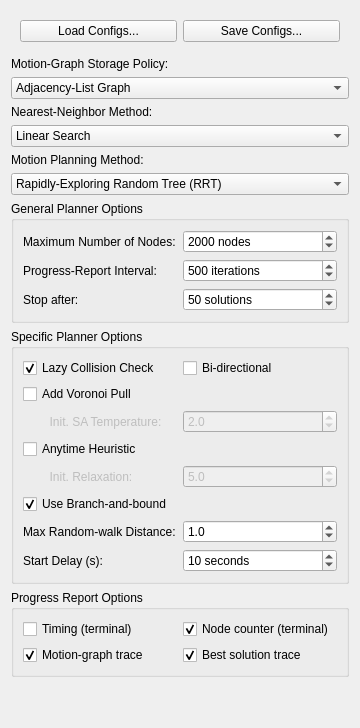
<?xml version="1.0" encoding="UTF-8"?>
<ui version="4.0">
 <class>PlannerAlgConfig</class>
 <widget class="QWidget" name="PlannerAlgConfig">
  <property name="geometry">
   <rect>
    <x>0</x>
    <y>0</y>
    <width>360</width>
    <height>728</height>
   </rect>
  </property>
  <property name="windowTitle">
   <string>Planning Algorithm Configuration</string>
  </property>
  <layout class="QVBoxLayout" name="verticalLayout">
   <item>
    <widget class="QWidget" name="widget_2" native="true">
     <layout class="QGridLayout" name="gridLayout_4">
      <item row="0" column="0">
       <widget class="QPushButton" name="load_button">
        <property name="text">
         <string>Load Configs...</string>
        </property>
       </widget>
      </item>
      <item row="0" column="1">
       <widget class="QPushButton" name="save_button">
        <property name="text">
         <string>Save Configs...</string>
        </property>
       </widget>
      </item>
     </layout>
    </widget>
   </item>
   <item>
    <widget class="QLabel" name="label_7">
     <property name="text">
      <string>Motion-Graph Storage Policy:</string>
     </property>
    </widget>
   </item>
   <item>
    <widget class="QComboBox" name="graph_storage_selection">
     <item>
      <property name="text">
       <string>Adjacency-List Graph</string>
      </property>
     </item>
     <item>
      <property name="text">
       <string>Adjacency-List / DVP-Tree Overlay</string>
      </property>
     </item>
    </widget>
   </item>
   <item>
    <widget class="QLabel" name="label_8">
     <property name="text">
      <string>Nearest-Neighbor Method:</string>
     </property>
    </widget>
   </item>
   <item>
    <widget class="QComboBox" name="KNN_method_selection">
     <item>
      <property name="text">
       <string>Linear Search</string>
      </property>
     </item>
     <item>
      <property name="text">
       <string>Binary Breadth-first DVP-Tree</string>
      </property>
     </item>
     <item>
      <property name="text">
       <string>Quaternary Breadth-first DVP-Tree</string>
      </property>
     </item>
     <item>
      <property name="text">
       <string>Binary Cache-Oblivious DVP-tree</string>
      </property>
     </item>
     <item>
      <property name="text">
       <string>Quaternary Cache-Oblivious DVP-tree</string>
      </property>
     </item>
    </widget>
   </item>
   <item>
    <widget class="QLabel" name="label_5">
     <property name="text">
      <string>Motion Planning Method:</string>
     </property>
    </widget>
   </item>
   <item>
    <widget class="QComboBox" name="planning_algo_selection">
     <item>
      <property name="text">
       <string>Rapidly-Exploring Random Tree (RRT)</string>
      </property>
     </item>
     <item>
      <property name="text">
       <string>Rapidly-Exploring Random Tree Star (RRT*)</string>
      </property>
     </item>
     <item>
      <property name="text">
       <string>Probabilistic Road-Map (PRM)</string>
      </property>
     </item>
     <item>
      <property name="text">
       <string>Sampling-based A* (SBA*)</string>
      </property>
     </item>
     <item>
      <property name="text">
       <string>Flexible Anytime-Dynamic PRM (FADPRM)</string>
      </property>
     </item>
    </widget>
   </item>
   <item>
    <widget class="QGroupBox" name="general_option_group">
     <property name="title">
      <string>General Planner Options</string>
     </property>
     <layout class="QGridLayout" name="gridLayout">
      <item row="0" column="0">
       <widget class="QLabel" name="label_9">
        <property name="text">
         <string>Maximum Number of Nodes:</string>
        </property>
       </widget>
      </item>
      <item row="2" column="0">
       <widget class="QLabel" name="label_10">
        <property name="text">
         <string>Progress-Report Interval:</string>
        </property>
       </widget>
      </item>
      <item row="4" column="0">
       <widget class="QLabel" name="label_11">
        <property name="text">
         <string>Stop after:</string>
        </property>
       </widget>
      </item>
      <item row="0" column="1">
       <widget class="QSpinBox" name="maxvertices_spinbox">
        <property name="suffix">
         <string> nodes</string>
        </property>
        <property name="minimum">
         <number>100</number>
        </property>
        <property name="maximum">
         <number>20000</number>
        </property>
        <property name="singleStep">
         <number>100</number>
        </property>
        <property name="value">
         <number>2000</number>
        </property>
       </widget>
      </item>
      <item row="2" column="1">
       <widget class="QSpinBox" name="progress_interval_spinbox">
        <property name="suffix">
         <string> iterations</string>
        </property>
        <property name="minimum">
         <number>100</number>
        </property>
        <property name="maximum">
         <number>10000</number>
        </property>
        <property name="singleStep">
         <number>100</number>
        </property>
        <property name="value">
         <number>500</number>
        </property>
       </widget>
      </item>
      <item row="4" column="1">
       <widget class="QSpinBox" name="maxsolutions_spinbox">
        <property name="suffix">
         <string> solutions</string>
        </property>
        <property name="minimum">
         <number>1</number>
        </property>
        <property name="maximum">
         <number>200</number>
        </property>
        <property name="singleStep">
         <number>5</number>
        </property>
        <property name="value">
         <number>50</number>
        </property>
       </widget>
      </item>
     </layout>
    </widget>
   </item>
   <item>
    <widget class="QGroupBox" name="groupBox_2">
     <property name="title">
      <string>Specific Planner Options</string>
     </property>
     <layout class="QGridLayout" name="gridLayout_2">
      <item row="0" column="0">
       <widget class="QCheckBox" name="check_lazy_collision">
        <property name="text">
         <string>Lazy Collision Check</string>
        </property>
        <property name="checked">
         <bool>true</bool>
        </property>
       </widget>
      </item>
      <item row="4" column="0">
       <widget class="QLabel" name="label_relaxation">
        <property name="enabled">
         <bool>false</bool>
        </property>
        <property name="text">
         <string>        Init. Relaxation:</string>
        </property>
       </widget>
      </item>
      <item row="3" column="0">
       <widget class="QCheckBox" name="check_anytime_heuristic">
        <property name="text">
         <string>Anytime Heuristic</string>
        </property>
       </widget>
      </item>
      <item row="2" column="1">
       <widget class="QDoubleSpinBox" name="init_sa_temp_spinbox">
        <property name="enabled">
         <bool>false</bool>
        </property>
        <property name="decimals">
         <number>1</number>
        </property>
        <property name="singleStep">
         <double>0.100000000000000</double>
        </property>
        <property name="value">
         <double>2.000000000000000</double>
        </property>
       </widget>
      </item>
      <item row="7" column="0">
       <widget class="QLabel" name="label_start_delay">
        <property name="text">
         <string>Start Delay (s):</string>
        </property>
       </widget>
      </item>
      <item row="2" column="0">
       <widget class="QLabel" name="label_sa_temp">
        <property name="enabled">
         <bool>false</bool>
        </property>
        <property name="text">
         <string>        Init. SA Temperature:</string>
        </property>
       </widget>
      </item>
      <item row="1" column="0">
       <widget class="QCheckBox" name="check_voronoi_pull">
        <property name="text">
         <string>Add Voronoi Pull</string>
        </property>
       </widget>
      </item>
      <item row="0" column="1">
       <widget class="QCheckBox" name="check_bidir">
        <property name="text">
         <string>Bi-directional</string>
        </property>
       </widget>
      </item>
      <item row="5" column="0">
       <widget class="QCheckBox" name="check_bnb">
        <property name="text">
         <string>Use Branch-and-bound</string>
        </property>
        <property name="checked">
         <bool>true</bool>
        </property>
       </widget>
      </item>
      <item row="4" column="1">
       <widget class="QDoubleSpinBox" name="init_relax_spinbox">
        <property name="enabled">
         <bool>false</bool>
        </property>
        <property name="decimals">
         <number>1</number>
        </property>
        <property name="singleStep">
         <double>0.100000000000000</double>
        </property>
        <property name="value">
         <double>5.000000000000000</double>
        </property>
       </widget>
      </item>
      <item row="7" column="1">
       <widget class="QDoubleSpinBox" name="start_delay_spinbox">
        <property name="suffix">
         <string> seconds</string>
        </property>
        <property name="decimals">
         <number>0</number>
        </property>
        <property name="maximum">
         <double>200.000000000000000</double>
        </property>
        <property name="value">
         <double>10.000000000000000</double>
        </property>
       </widget>
      </item>
      <item row="6" column="0">
       <widget class="QLabel" name="max_expansion_label">
        <property name="text">
         <string>Max Random-walk Distance:</string>
        </property>
       </widget>
      </item>
      <item row="6" column="1">
       <widget class="QDoubleSpinBox" name="max_expansion_spinbox">
        <property name="decimals">
         <number>1</number>
        </property>
        <property name="singleStep">
         <double>0.100000000000000</double>
        </property>
        <property name="value">
         <double>1.000000000000000</double>
        </property>
       </widget>
      </item>
     </layout>
    </widget>
   </item>
   <item>
    <widget class="QGroupBox" name="groupBox">
     <property name="title">
      <string>Progress Report Options</string>
     </property>
     <layout class="QVBoxLayout" name="verticalLayout_2">
      <item>
       <widget class="QWidget" name="widget" native="true">
        <layout class="QGridLayout" name="gridLayout_3">
         <property name="margin">
          <number>0</number>
         </property>
         <item row="0" column="0">
          <widget class="QCheckBox" name="check_print_timing">
           <property name="enabled">
            <bool>true</bool>
           </property>
           <property name="text">
            <string>Timing (terminal)</string>
           </property>
          </widget>
         </item>
         <item row="0" column="1">
          <widget class="QCheckBox" name="check_print_counter">
           <property name="enabled">
            <bool>true</bool>
           </property>
           <property name="text">
            <string>Node counter (terminal)</string>
           </property>
           <property name="checked">
            <bool>true</bool>
           </property>
          </widget>
         </item>
         <item row="1" column="0">
          <widget class="QCheckBox" name="check_print_graph">
           <property name="text">
            <string>Motion-graph trace</string>
           </property>
           <property name="checked">
            <bool>true</bool>
           </property>
          </widget>
         </item>
         <item row="1" column="1">
          <widget class="QCheckBox" name="check_print_best">
           <property name="text">
            <string>Best solution trace</string>
           </property>
           <property name="checked">
            <bool>true</bool>
           </property>
          </widget>
         </item>
        </layout>
       </widget>
      </item>
     </layout>
    </widget>
   </item>
   <item>
    <spacer name="verticalSpacer_2">
     <property name="orientation">
      <enum>Qt::Vertical</enum>
     </property>
     <property name="sizeHint" stdset="0">
      <size>
       <width>20</width>
       <height>203</height>
      </size>
     </property>
    </spacer>
   </item>
  </layout>
  <action name="actionUpdateAvailOptions">
   <property name="text">
    <string>UpdateAvailOptions</string>
   </property>
  </action>
  <action name="actionValuesChanged">
   <property name="text">
    <string>ValuesChanged</string>
   </property>
  </action>
 </widget>
 <resources/>
 <connections>
  <connection>
   <sender>check_voronoi_pull</sender>
   <signal>toggled(bool)</signal>
   <receiver>init_sa_temp_spinbox</receiver>
   <slot>setEnabled(bool)</slot>
   <hints>
    <hint type="sourcelabel">
     <x>94</x>
     <y>328</y>
    </hint>
    <hint type="destinationlabel">
     <x>265</x>
     <y>354</y>
    </hint>
   </hints>
  </connection>
  <connection>
   <sender>check_voronoi_pull</sender>
   <signal>toggled(bool)</signal>
   <receiver>label_sa_temp</receiver>
   <slot>setEnabled(bool)</slot>
   <hints>
    <hint type="sourcelabel">
     <x>94</x>
     <y>328</y>
    </hint>
    <hint type="destinationlabel">
     <x>94</x>
     <y>354</y>
    </hint>
   </hints>
  </connection>
  <connection>
   <sender>check_anytime_heuristic</sender>
   <signal>toggled(bool)</signal>
   <receiver>label_relaxation</receiver>
   <slot>setEnabled(bool)</slot>
   <hints>
    <hint type="sourcelabel">
     <x>94</x>
     <y>380</y>
    </hint>
    <hint type="destinationlabel">
     <x>94</x>
     <y>406</y>
    </hint>
   </hints>
  </connection>
  <connection>
   <sender>check_anytime_heuristic</sender>
   <signal>toggled(bool)</signal>
   <receiver>init_relax_spinbox</receiver>
   <slot>setEnabled(bool)</slot>
   <hints>
    <hint type="sourcelabel">
     <x>94</x>
     <y>380</y>
    </hint>
    <hint type="destinationlabel">
     <x>265</x>
     <y>406</y>
    </hint>
   </hints>
  </connection>
  <connection>
   <sender>graph_storage_selection</sender>
   <signal>currentIndexChanged(int)</signal>
   <receiver>actionValuesChanged</receiver>
   <slot>trigger()</slot>
   <hints>
    <hint type="sourcelabel">
     <x>179</x>
     <y>70</y>
    </hint>
    <hint type="destinationlabel">
     <x>-1</x>
     <y>-1</y>
    </hint>
   </hints>
  </connection>
  <connection>
   <sender>KNN_method_selection</sender>
   <signal>currentIndexChanged(int)</signal>
   <receiver>actionValuesChanged</receiver>
   <slot>trigger()</slot>
   <hints>
    <hint type="sourcelabel">
     <x>179</x>
     <y>117</y>
    </hint>
    <hint type="destinationlabel">
     <x>-1</x>
     <y>-1</y>
    </hint>
   </hints>
  </connection>
  <connection>
   <sender>check_anytime_heuristic</sender>
   <signal>toggled(bool)</signal>
   <receiver>actionValuesChanged</receiver>
   <slot>trigger()</slot>
   <hints>
    <hint type="sourcelabel">
     <x>94</x>
     <y>416</y>
    </hint>
    <hint type="destinationlabel">
     <x>-1</x>
     <y>-1</y>
    </hint>
   </hints>
  </connection>
  <connection>
   <sender>check_bidir</sender>
   <signal>toggled(bool)</signal>
   <receiver>actionValuesChanged</receiver>
   <slot>trigger()</slot>
   <hints>
    <hint type="sourcelabel">
     <x>265</x>
     <y>339</y>
    </hint>
    <hint type="destinationlabel">
     <x>-1</x>
     <y>-1</y>
    </hint>
   </hints>
  </connection>
  <connection>
   <sender>check_bnb</sender>
   <signal>toggled(bool)</signal>
   <receiver>actionValuesChanged</receiver>
   <slot>trigger()</slot>
   <hints>
    <hint type="sourcelabel">
     <x>94</x>
     <y>468</y>
    </hint>
    <hint type="destinationlabel">
     <x>-1</x>
     <y>-1</y>
    </hint>
   </hints>
  </connection>
  <connection>
   <sender>check_lazy_collision</sender>
   <signal>toggled(bool)</signal>
   <receiver>actionValuesChanged</receiver>
   <slot>trigger()</slot>
   <hints>
    <hint type="sourcelabel">
     <x>94</x>
     <y>339</y>
    </hint>
    <hint type="destinationlabel">
     <x>-1</x>
     <y>-1</y>
    </hint>
   </hints>
  </connection>
  <connection>
   <sender>check_print_best</sender>
   <signal>toggled(bool)</signal>
   <receiver>actionValuesChanged</receiver>
   <slot>trigger()</slot>
   <hints>
    <hint type="sourcelabel">
     <x>265</x>
     <y>609</y>
    </hint>
    <hint type="destinationlabel">
     <x>-1</x>
     <y>-1</y>
    </hint>
   </hints>
  </connection>
  <connection>
   <sender>check_print_counter</sender>
   <signal>toggled(bool)</signal>
   <receiver>actionValuesChanged</receiver>
   <slot>trigger()</slot>
   <hints>
    <hint type="sourcelabel">
     <x>265</x>
     <y>584</y>
    </hint>
    <hint type="destinationlabel">
     <x>-1</x>
     <y>-1</y>
    </hint>
   </hints>
  </connection>
  <connection>
   <sender>check_print_graph</sender>
   <signal>toggled(bool)</signal>
   <receiver>actionValuesChanged</receiver>
   <slot>trigger()</slot>
   <hints>
    <hint type="sourcelabel">
     <x>94</x>
     <y>609</y>
    </hint>
    <hint type="destinationlabel">
     <x>-1</x>
     <y>-1</y>
    </hint>
   </hints>
  </connection>
  <connection>
   <sender>check_print_timing</sender>
   <signal>toggled(bool)</signal>
   <receiver>actionValuesChanged</receiver>
   <slot>trigger()</slot>
   <hints>
    <hint type="sourcelabel">
     <x>94</x>
     <y>584</y>
    </hint>
    <hint type="destinationlabel">
     <x>-1</x>
     <y>-1</y>
    </hint>
   </hints>
  </connection>
  <connection>
   <sender>check_voronoi_pull</sender>
   <signal>toggled(bool)</signal>
   <receiver>actionValuesChanged</receiver>
   <slot>trigger()</slot>
   <hints>
    <hint type="sourcelabel">
     <x>94</x>
     <y>364</y>
    </hint>
    <hint type="destinationlabel">
     <x>-1</x>
     <y>-1</y>
    </hint>
   </hints>
  </connection>
  <connection>
   <sender>init_relax_spinbox</sender>
   <signal>valueChanged(double)</signal>
   <receiver>actionValuesChanged</receiver>
   <slot>trigger()</slot>
   <hints>
    <hint type="sourcelabel">
     <x>265</x>
     <y>442</y>
    </hint>
    <hint type="destinationlabel">
     <x>-1</x>
     <y>-1</y>
    </hint>
   </hints>
  </connection>
  <connection>
   <sender>init_sa_temp_spinbox</sender>
   <signal>valueChanged(double)</signal>
   <receiver>actionValuesChanged</receiver>
   <slot>trigger()</slot>
   <hints>
    <hint type="sourcelabel">
     <x>265</x>
     <y>390</y>
    </hint>
    <hint type="destinationlabel">
     <x>-1</x>
     <y>-1</y>
    </hint>
   </hints>
  </connection>
  <connection>
   <sender>max_expansion_spinbox</sender>
   <signal>valueChanged(double)</signal>
   <receiver>actionValuesChanged</receiver>
   <slot>trigger()</slot>
   <hints>
    <hint type="sourcelabel">
     <x>265</x>
     <y>494</y>
    </hint>
    <hint type="destinationlabel">
     <x>-1</x>
     <y>-1</y>
    </hint>
   </hints>
  </connection>
  <connection>
   <sender>maxsolutions_spinbox</sender>
   <signal>valueChanged(int)</signal>
   <receiver>actionValuesChanged</receiver>
   <slot>trigger()</slot>
   <hints>
    <hint type="sourcelabel">
     <x>265</x>
     <y>276</y>
    </hint>
    <hint type="destinationlabel">
     <x>-1</x>
     <y>-1</y>
    </hint>
   </hints>
  </connection>
  <connection>
   <sender>maxvertices_spinbox</sender>
   <signal>valueChanged(int)</signal>
   <receiver>actionValuesChanged</receiver>
   <slot>trigger()</slot>
   <hints>
    <hint type="sourcelabel">
     <x>265</x>
     <y>222</y>
    </hint>
    <hint type="destinationlabel">
     <x>-1</x>
     <y>-1</y>
    </hint>
   </hints>
  </connection>
  <connection>
   <sender>planning_algo_selection</sender>
   <signal>currentIndexChanged(int)</signal>
   <receiver>actionValuesChanged</receiver>
   <slot>trigger()</slot>
   <hints>
    <hint type="sourcelabel">
     <x>179</x>
     <y>164</y>
    </hint>
    <hint type="destinationlabel">
     <x>-1</x>
     <y>-1</y>
    </hint>
   </hints>
  </connection>
  <connection>
   <sender>progress_interval_spinbox</sender>
   <signal>valueChanged(int)</signal>
   <receiver>actionValuesChanged</receiver>
   <slot>trigger()</slot>
   <hints>
    <hint type="sourcelabel">
     <x>265</x>
     <y>249</y>
    </hint>
    <hint type="destinationlabel">
     <x>-1</x>
     <y>-1</y>
    </hint>
   </hints>
  </connection>
  <connection>
   <sender>start_delay_spinbox</sender>
   <signal>valueChanged(double)</signal>
   <receiver>actionValuesChanged</receiver>
   <slot>trigger()</slot>
   <hints>
    <hint type="sourcelabel">
     <x>265</x>
     <y>521</y>
    </hint>
    <hint type="destinationlabel">
     <x>-1</x>
     <y>-1</y>
    </hint>
   </hints>
  </connection>
 </connections>
</ui>
